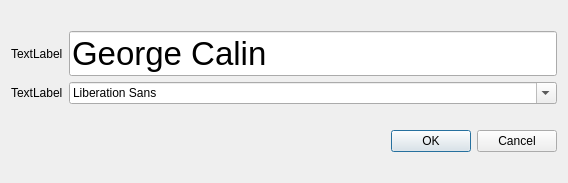
<?xml version="1.0" encoding="UTF-8"?>
<ui version="4.0">
 <class>Dialog</class>
 <widget class="QDialog" name="Dialog">
  <property name="geometry">
   <rect>
    <x>0</x>
    <y>0</y>
    <width>568</width>
    <height>183</height>
   </rect>
  </property>
  <property name="windowTitle">
   <string>Dialog</string>
  </property>
  <layout class="QVBoxLayout" name="verticalLayout">
   <item>
    <layout class="QGridLayout" name="gridLayout">
     <item row="0" column="0">
      <widget class="QLabel" name="label">
       <property name="text">
        <string>TextLabel</string>
       </property>
      </widget>
     </item>
     <item row="0" column="1">
      <widget class="QLineEdit" name="lineEdit">
       <property name="font">
        <font>
         <pointsize>25</pointsize>
        </font>
       </property>
       <property name="text">
        <string>George Calin</string>
       </property>
      </widget>
     </item>
     <item row="1" column="0">
      <widget class="QLabel" name="label_2">
       <property name="text">
        <string>TextLabel</string>
       </property>
      </widget>
     </item>
     <item row="1" column="1">
      <widget class="QFontComboBox" name="fontComboBox"/>
     </item>
    </layout>
   </item>
   <item>
    <widget class="QDialogButtonBox" name="buttonBox">
     <property name="standardButtons">
      <set>QDialogButtonBox::Cancel|QDialogButtonBox::Ok</set>
     </property>
    </widget>
   </item>
  </layout>
 </widget>
 <resources/>
 <connections/>
</ui>
